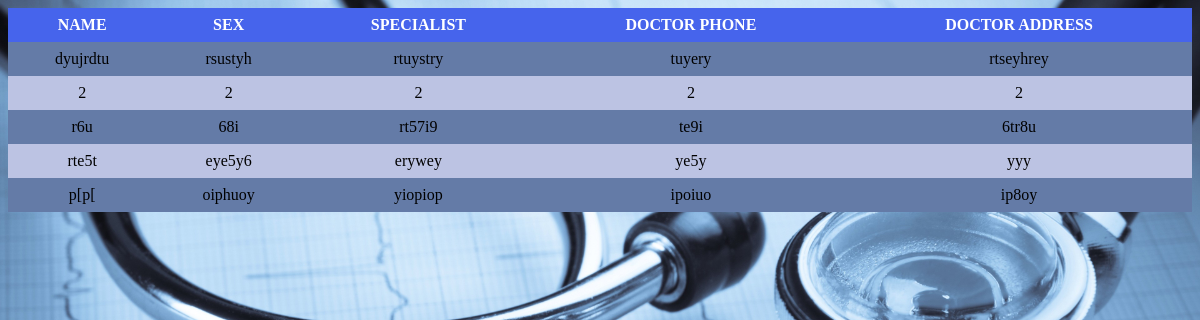
Page /doctorseverywhere/seedoctorlist.php on the committed database.
### tables this page shows
CREATE TABLE `doctor` (
  `regid` varchar(20) NOT NULL,
  `dname` varchar(20) NOT NULL,
  `dsex` varchar(20) NOT NULL,
  `dspecialist` varchar(20) NOT NULL,
  `dphone` varchar(20) NOT NULL,
  `daddress` varchar(20) NOT NULL
);

### doctorseverywhere/seedoctorlist.php (the view)
<link rel="stylesheet" type="text/css" href="index.css">
<?php
include_once 'conn.php';
$sql = "select dname,dsex,dspecialist,dphone,daddress from doctor;";
$result = mysqli_query($conn,$sql);
$resultCheck = mysqli_num_rows($result);
echo "<table>";
echo "<tr>";
echo "<th>" . "NAME" ."</th>"."<th>" . "SEX" ."</th>" . "<th>" . "SPECIALIST" ."</th>";
echo "<th>" . "DOCTOR PHONE"."</th>"."<th>"."DOCTOR ADDRESS"."</th>" ;
echo "</tr>";
if($resultCheck > 0){
  while($row = mysqli_fetch_assoc($result)){
    echo "<tr>";
    echo "<td>" . $row['dname'] . " </td>";
    echo "<td>" .$row['dsex'] . " </td>";
    echo "<td>" .$row['dspecialist'] . " </td>";
    echo "<td>" .$row['dphone'] . " </td>";
    echo "<td>" .$row['daddress'] . " </td>";
    echo "</tr>";
  }
  echo "</table>";
}
?>

### doctorseverywhere/index.css (style rules this page uses)
table { border-collapse: collapse; width: 100%; }
th, td { text-align: center; padding: 8px; }
tr:nth-child(even) { background-color: #647ba7; }
tr:nth-child(odd) { background-color: #bcc3e3; }
th { background-color: #4664ec; color: white; }

### rows in the picture
doctor: dname "dyujrdtu", dsex "rsustyh", dspecialist "rtuystry", dphone "tuyery", daddress "rtseyhrey"
doctor: dname "2", dsex "2", dspecialist "2", dphone "2", daddress "2"
doctor: dname "r6u", dsex "68i", dspecialist "rt57i9", dphone "te9i", daddress "6tr8u"
doctor: dname "rte5t", dsex "eye5y6", dspecialist "erywey", dphone "ye5y", daddress "yyy"
doctor: dname "p[p[", dsex "oiphuoy", dspecialist "yiopiop", dphone "ipoiuo", daddress "ip8oy"
